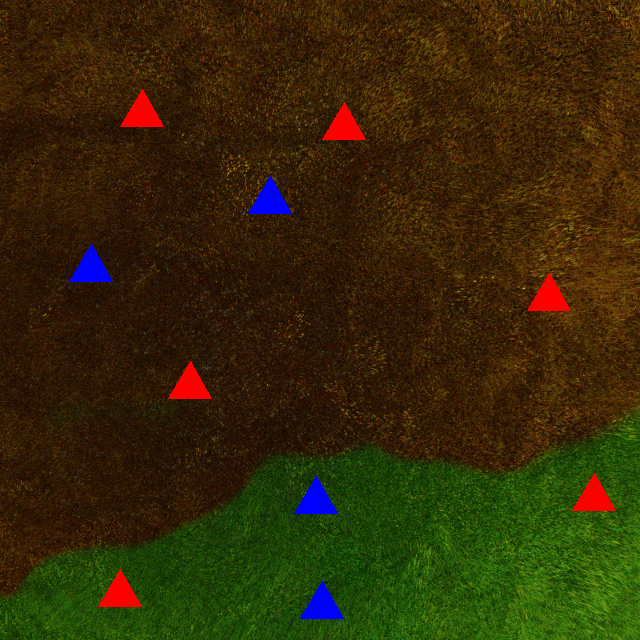
#> input picture images/1.png, 640 x 640 px
$ python uas_final.py
#> lines starting #> are read from the running program, lines starting #| are printed output that depends on the picture; after the words box and inside, x2 and y2 are one past the last pixel; in counts of white or black regions, pixels touching at a corner belong together; long printed decimals are rounded
import cv2
import numpy as np


def Count_Blue_House(Image):
    import cv2
    import numpy as np
    img = cv2.imread(Image)

    lower_range = (00, 00, 00) # lower range of blue color in BGR
    upper_range = (255, 00, 00) # upper range of blue color in BGR
    mask = cv2.inRange(img, lower_range, upper_range)
    color_image = cv2.bitwise_and(img, img, mask=mask)
    cv2.imwrite('Count_Blue_House_1.png',color_image)

    img = cv2.imread('Count_Blue_House_1.png')

    hsv = cv2.cvtColor(img, cv2.COLOR_BGR2HSV)
    lower_bound = np.array([0, 0, 0])
    upper_bound = np.array([255, 0, 0])
    origMask = cv2.inRange(hsv, lower_bound, upper_bound)
    kernel = np.ones((7, 7), np.uint8)
    mask = cv2.morphologyEx(origMask, cv2.MORPH_CLOSE, kernel)
    mask = cv2.morphologyEx(mask, cv2.MORPH_OPEN, kernel)


    cv2.imwrite('Count_Blue_House_2.png',mask)


    image = cv2.imread('Count_Blue_House_2.png')


    # Grayscale
    gray = cv2.cvtColor(image, cv2.COLOR_BGR2GRAY)

    # Find Canny edges
    edged = cv2.Canny(gray, 30, 200)


    # Finding Contours

    # since findContours alters the image
    contours, hierarchy = cv2.findContours(edged,
    	cv2.RETR_EXTERNAL, cv2.CHAIN_APPROX_NONE)


    global Blue_Houses
    Blue_Houses=int(str(len(contours)))


def Red_House(Image):
    import cv2
    import numpy as np
    img = cv2.imread(Image)

    lower_range = (00, 00, 00) # lower range of red color in BGR
    upper_range = (00, 00, 255) # upper range of red color in BGR
    mask = cv2.inRange(img, lower_range, upper_range)
    color_image = cv2.bitwise_and(img, img, mask=mask)
    cv2.imwrite('Count_Red_House_1.png',color_image)

    img = cv2.imread('Count_Red_House_1.png')

    hsv = cv2.cvtColor(img, cv2.COLOR_BGR2HSV)
    lower_bound = np.array([0, 20, 20])
    upper_bound = np.array([20, 255, 255])
    origMask = cv2.inRange(hsv, lower_bound, upper_bound)
    kernel = np.ones((7, 7), np.uint8)
    mask = cv2.morphologyEx(origMask, cv2.MORPH_CLOSE, kernel)
    mask = cv2.morphologyEx(mask, cv2.MORPH_OPEN, kernel)


    cv2.imwrite('Count_Red_House_2.png',mask)


    img = cv2.imread('Count_Red_House_2.png')

    # Grayscale
    gray = cv2.cvtColor(img, cv2.COLOR_BGR2GRAY)

    # Find Canny edges
    edged = cv2.Canny(gray, 30, 200)
    #cv2.waitKey(0)

    # Finding Contours

    # since findContours alters the image
    contours, hierarchy = cv2.findContours(edged,
            cv2.RETR_EXTERNAL, cv2.CHAIN_APPROX_NONE)
    global Red_Houses
    Red_Houses=int(str(len(contours)))


def Unburnt_House(Image):


    import cv2
    import numpy as np
    img = cv2.imread(Image)

    lower_range = (0, 50, 0) # lower range of green color in BGR
    upper_range = (15, 255,65 ) # upper range of green color in BGR
    mask = cv2.inRange(img, lower_range, upper_range)


    color_image = cv2.bitwise_and(img, img, mask=mask)

    color_image[np.where((color_image==[0,0,0]).all(axis=2))]=[225,225,0]


    cv2.imwrite('Unburnt_Area_1.jpg',color_image)


    image = cv2.imread('Unburnt_Area_1.jpg')
    th, im_th = cv2.threshold(image, 210, 255, cv2.THRESH_BINARY_INV)
    im_floodfill = im_th.copy()
    h, w = im_th.shape[:2]
    mask = np.zeros((h+2, w+2), np.uint8)
    cv2.floodFill(im_floodfill, mask, (0,0), (255,0,0))


    cv2.imwrite('Unburnt_Area_2.png', im_floodfill)


    img = cv2.imread('Unburnt_Area_2.png')

    hsv = cv2.cvtColor(img, cv2.COLOR_BGR2HSV)
    lower_bound = np.array([0, 20, 20])
    upper_bound = np.array([20, 255, 255])
    origMask = cv2.inRange(hsv, lower_bound, upper_bound)
    kernel = np.ones((7, 7), np.uint8)
    mask = cv2.morphologyEx(origMask, cv2.MORPH_CLOSE, kernel)
    mask = cv2.morphologyEx(mask, cv2.MORPH_OPEN, kernel)


    cv2.imwrite('Unburnt_Area_3.png',mask)


    image = cv2.imread('Unburnt_Area_3.png')

    # Grayscale
    gray = cv2.cvtColor(image, cv2.COLOR_BGR2GRAY)

    # Find Canny edges
    edged = cv2.Canny(gray, 30, 200)
    #cv2.waitKey(0)

    # Finding Contours

    # since findContours alters the image
    contours, hierarchy = cv2.findContours(edged,
            cv2.RETR_EXTERNAL, cv2.CHAIN_APPROX_NONE)

    global Unburnt_Houses
    Unburnt_Houses=int(str(len(contours)))


def Unburnt_Red_House(Image):


    import cv2
    import numpy as np
    img = cv2.imread(Image)


    lower_range = (0, 50, 0) # lower range of green color in BGR
    upper_range = (15, 255,65 ) # upper range of green color in BGR
    mask = cv2.inRange(img, lower_range, upper_range)


    color_image = cv2.bitwise_and(img, img, mask=mask)

    color_image[np.where((color_image==[0,0,0]).all(axis=2))]=[225,225,0]


    cv2.imwrite('Uburnt_Red_House_1.jpg',color_image)


    image = cv2.imread('Uburnt_Red_House_1.jpg')


    th, im_th = cv2.threshold(image, 210, 255, cv2.THRESH_BINARY_INV)
    im_floodfill = im_th.copy()
    h, w = im_th.shape[:2]
    mask = np.zeros((h+2, w+2), np.uint8)
    cv2.floodFill(im_floodfill, mask, (0,0), (255,0,0))

    cv2.imwrite('Uburnt_Red_House_2.png', im_floodfill)

    # Load two images
    img1 = cv2.imread('Uburnt_Red_House_2.png')

    img2 = cv2.imread('Count_Blue_House_1.png')


    rows,cols,channels = img2.shape
    roi = img1[0:rows, 0:cols]
    # Now create a mask of logo and create its inverse mask also
    img2gray = cv2.cvtColor(img2,cv2.COLOR_BGR2GRAY)
    ret, mask = cv2.threshold(img2gray, 10, 255, cv2.THRESH_BINARY)
    mask_inv = cv2.bitwise_not(mask)
    # Now black-out the area of logo in ROI
    img1_bg = cv2.bitwise_and(roi,roi,mask = mask_inv)
    # Take only region of logo from logo image.
    img2_fg = cv2.bitwise_and(img2,img2,mask = mask)
    # Put Houses in ROI and modify the main image
    dst = cv2.add(img1_bg,img2_fg)
    img1[0:rows, 0:cols ] = dst

    cv2.imwrite('Uburnt_Red_House_3.png',img1)


    img = cv2.imread('Uburnt_Red_House_3.png')

    hsv = cv2.cvtColor(img, cv2.COLOR_BGR2HSV)
    lower_bound = np.array([0, 20, 20])
    upper_bound = np.array([20, 255, 255])
    origMask = cv2.inRange(hsv, lower_bound, upper_bound)
    kernel = np.ones((7, 7), np.uint8)
    mask = cv2.morphologyEx(origMask, cv2.MORPH_CLOSE, kernel)
    mask = cv2.morphologyEx(mask, cv2.MORPH_OPEN, kernel)


    cv2.imwrite('Uburnt_Red_House_4.png',mask)


    image = cv2.imread('Uburnt_Red_House_4.png')

    # Grayscale
    gray = cv2.cvtColor(image, cv2.COLOR_BGR2GRAY)

    # Find Canny edges
    edged = cv2.Canny(gray, 30, 200)
    #cv2.waitKey(0)

    # Finding Contours

    # since findContours alters the image
    contours, hierarchy = cv2.findContours(edged,
            cv2.RETR_EXTERNAL, cv2.CHAIN_APPROX_NONE)

    global Unburnt_Red_Houses

    Unburnt_Red_Houses=int(str(len(contours)))


def main():
    Image_List=[]
    Number_Image=int(input('Number of Images need to be proccessed : '))
#> the answer given: 3
    for i in range(Number_Image):
        Path=input('Enter the Image Name or Image Path with Extension : ')
        Image_List.append(Path)
#> this loop made 3 passes; the answer given on pass 1: images/1.png
    #print(Image_List)

    #Defining Few Lists
    INFO_ALL_IMAGES_LIST=[]
    n_house_list=[]
    priority_houses_list=[]
    priority_ratio_list=[]
    image_by_rescue_ratio_list=[]
    CURRENT_INFO_LIST=[]


    for j in range(len(Image_List)):

        #Defining Few Variables

        '''Blue_Houses=0
        Red_Houses=0

        Unburnt_Houses=0
        Unburnt_Red_Houses=0
        Unburnt_Blue_Houses=0

        Burnt_Houses=0
        Burnt_Red_Houses=0
        Burnt_Blue_Houses=0

        Total_Houses=int(Blue_Houses)+int(Red_Houses)
        Total_Houses=0'''
        Rescue_Ratio_Priority = 0

        Blue_House_Img = None

        Image=Image_List[j]

        #STEP 1: Calulating All Blue Houses(Burnt + Unburnt)
        Count_Blue_House(Image)
#> in Count_Blue_House, img is the input picture: shape (640, 640, 3); mean B, G, R 7.3, 41.1, 52.4
#> in Count_Blue_House, `mask = cv2.inRange(img, lower_range, upper_range)`:
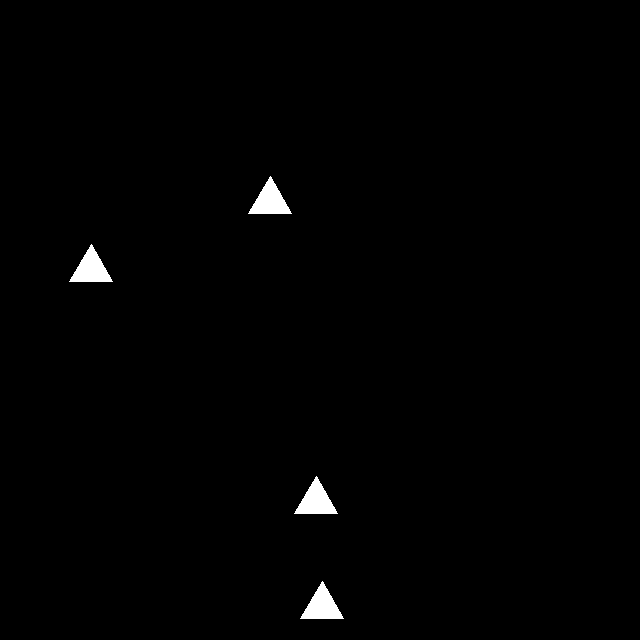
#> mask: shape (640, 640); 0.83% white; 4 white regions, box (x1, y1, x2, y2) and area: (248, 176, 292, 214) 855, (69, 244, 113, 282) 855, (294, 476, 338, 514) 855, (300, 581, 344, 619) 855
#> in Count_Blue_House, `contours, hierarchy = cv2.findContours(edged, cv2.RETR_EXTERNAL, cv2.C..`: contours = 4 contours; box (x1, y1, x2, y2) and area: (303, 585, 341, 619) 800, (297, 480, 335, 514) 800, (72, 248, 110, 282) 800, (251, 180, 289, 214) 800
#> in Count_Blue_House, `Blue_Houses=int(str(len(contours)))`: Blue_Houses = 4

        #STEP 2: Calulating All Red Houses(Burnt + Unburnt)
        Red_House(Image)
#> in Red_House, `edged = cv2.Canny(gray, 30, 200)`:
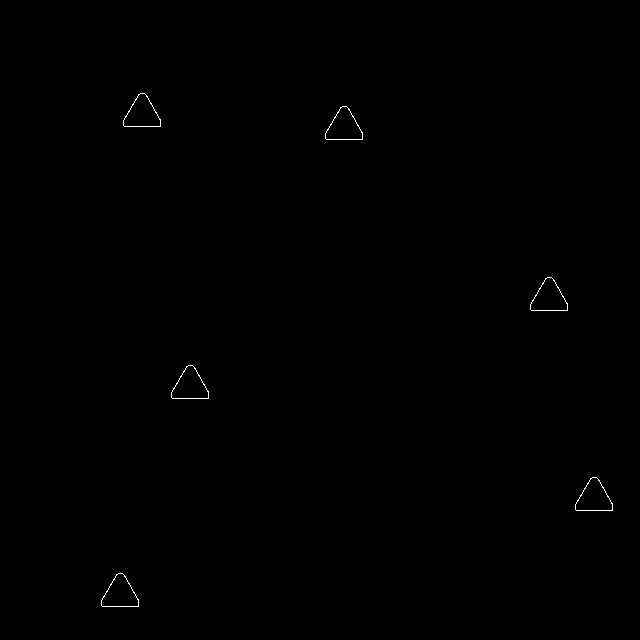
#> edged: shape (640, 640); 0.17% white in thin lines or dots, all inside (x1, y1, x2, y2) = (101, 93, 613, 607)
#> in Red_House, `contours, hierarchy = cv2.findContours(edged, cv2.RETR_EXTERNAL, cv2.C..`: contours = 6 contours; box (x1, y1, x2, y2) and area: (101, 573, 139, 607) 800, (575, 477, 613, 511) 800, (171, 365, 209, 399) 800, (530, 277, 568, 311) 800, (325, 106, 363, 140) 800, (123, 93, 161, 127) 800
#> in Red_House, `Red_Houses=int(str(len(contours)))`: Red_Houses = 6

        #STEP 3: Caluating All Unburnt Houses(Blue + Red)
        Unburnt_House(Image)
#> in Unburnt_House, `color_image[np.where((color_image==[0,0,0]).all(axis=2))]=[225,225,0]`:
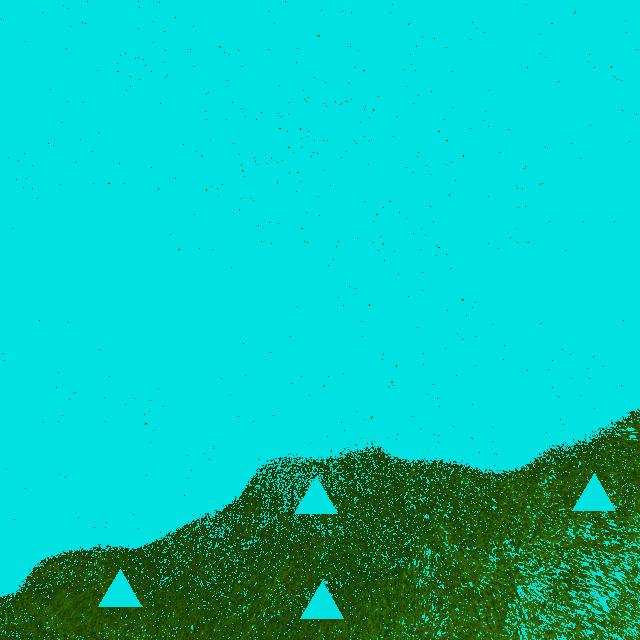
#> color_image: shape (640, 640, 3); mean B, G, R 181.1, 195.4, 7.1
#> in Unburnt_House, `th, im_th = cv2.threshold(image, 210, 255, cv2.THRESH_BINARY_INV)`:
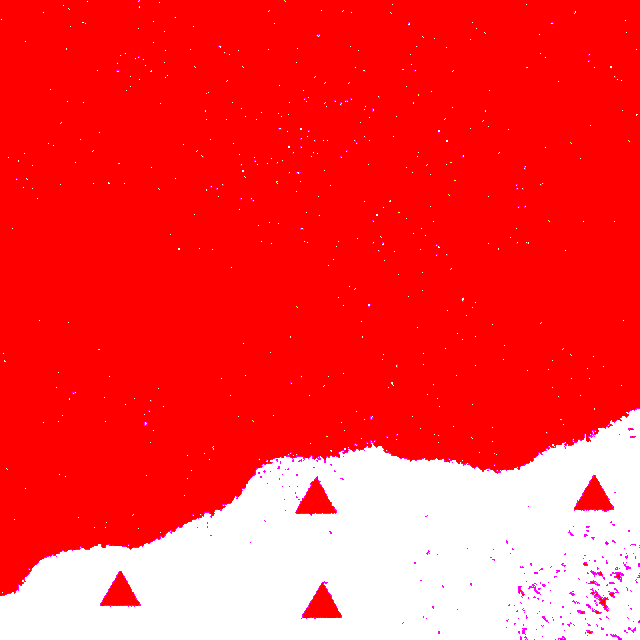
#> im_th: shape (640, 640, 3); mean B, G, R 59.6, 58.2, 255
#> in Unburnt_House, `cv2.floodFill(im_floodfill, mask, (0,0), (255,0,0))`:
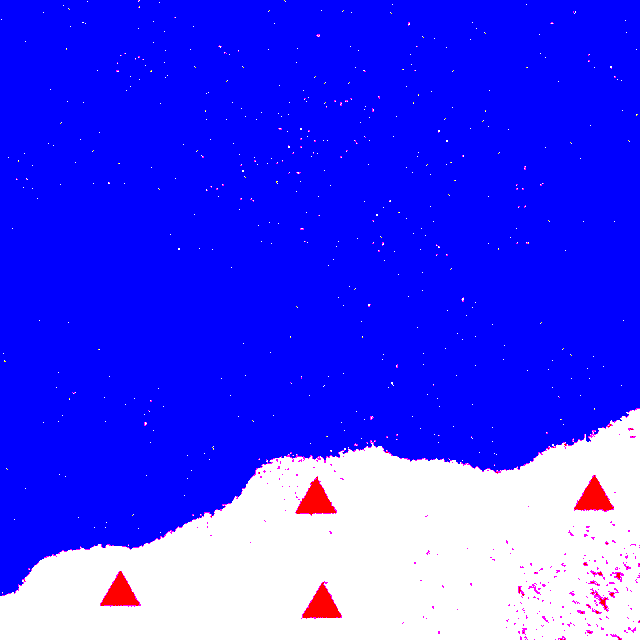
#> im_floodfill: shape (640, 640, 3); mean B, G, R 253.1, 58.2, 61.5
#> in Unburnt_House, `edged = cv2.Canny(gray, 30, 200)`:
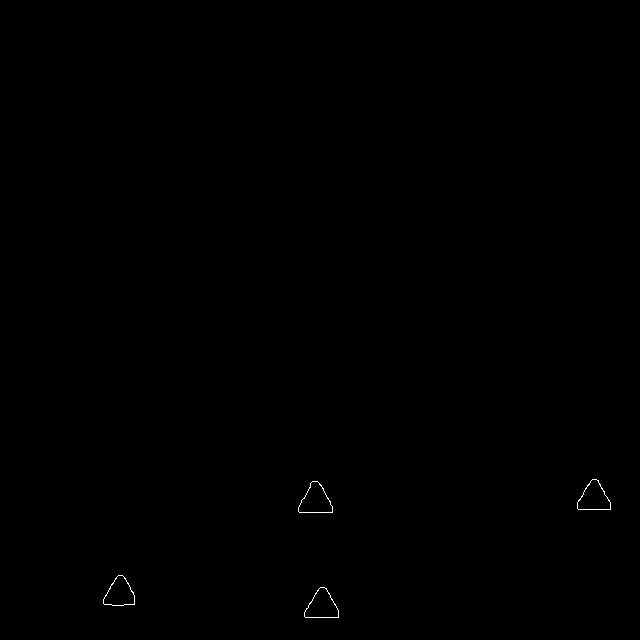
#> edged: shape (640, 640); 0.1% white in thin lines or dots, all inside (x1, y1, x2, y2) = (103, 479, 611, 618)
#> in Unburnt_House, `contours, hierarchy = cv2.findContours(edged, cv2.RETR_EXTERNAL, cv2.C..`: contours = 4 contours; box (x1, y1, x2, y2) and area: (298, 481, 333, 513) 693, (304, 587, 339, 618) 676, (577, 479, 611, 510) 662, (103, 575, 135, 606) 632
#> in Unburnt_House, `Unburnt_Houses=int(str(len(contours)))`: Unburnt_Houses = 4

        #STEP 4: Calculating Unburnt Red House
        Unburnt_Red_House(Image)
#> in Unburnt_Red_House, `origMask = cv2.inRange(hsv, lower_bound, upper_bound)`:
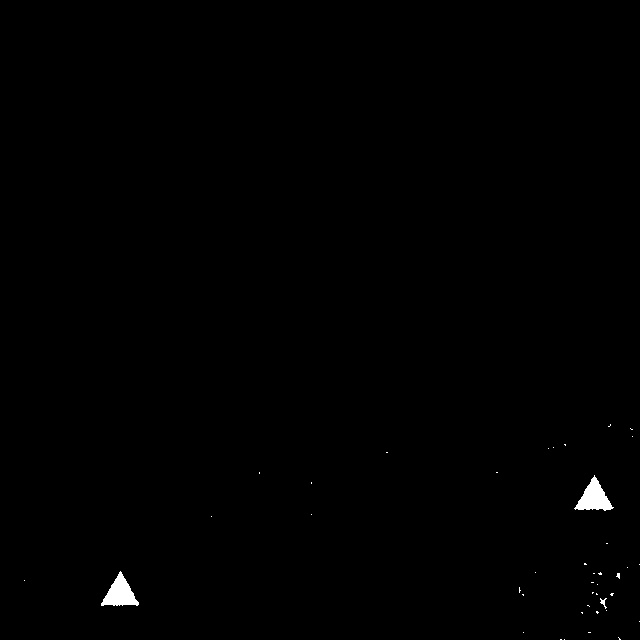
#> origMask: shape (640, 640); 0.37% white; 41 white regions (38 under 20 px), largest, box (x1, y1, x2, y2) and area: (574, 475, 614, 511) 701, (101, 571, 139, 606) 689, (600, 598, 607, 609) 32
#> in Unburnt_Red_House, `contours, hierarchy = cv2.findContours(edged, cv2.RETR_EXTERNAL, cv2.C..`: contours = 2 contours; box (x1, y1, x2, y2) and area: (577, 479, 611, 510) 662, (103, 575, 135, 606) 632
#> in Unburnt_Red_House, `Unburnt_Red_Houses=int(str(len(contours)))`: Unburnt_Red_Houses = 2

        Total_Houses=int(Blue_Houses)+int(Red_Houses)
#> Total_Houses = 10
        #Few Calculated Values

        Unburnt_Blue_Houses=Unburnt_Houses - Unburnt_Red_Houses
#> Unburnt_Blue_Houses = 2
        #print(Unburnt_Blue_Houses)
        Burnt_Houses=Total_Houses - (Unburnt_Red_Houses+Unburnt_Blue_Houses)
#> Burnt_Houses = 6
        #print(Burnt_Houses)
        Burnt_Red_Houses=Red_Houses - Unburnt_Red_Houses
#> Burnt_Red_Houses = 4
        #print(Burnt_Red_Houses)
        Burnt_Blue_Houses=Blue_Houses - Unburnt_Blue_Houses
#> Burnt_Blue_Houses = 2
        #print(Burnt_Blue_Houses)
        rescue_ratio=((1*Burnt_Red_Houses)+(2*Burnt_Blue_Houses))/((1*Unburnt_Red_Houses)+(2*Unburnt_Blue_Houses))
#> rescue_ratio = 1.33

        CURRENT_INFO_LIST.append(j+1)
        CURRENT_INFO_LIST.append('Image'+str(j+1))
        CURRENT_INFO_LIST.append(Burnt_Houses)
        CURRENT_INFO_LIST.append(Unburnt_Houses)
        CURRENT_INFO_LIST.append((1*Burnt_Red_Houses)+(2*Burnt_Blue_Houses))
        CURRENT_INFO_LIST.append((1*Unburnt_Red_Houses)+(2*Unburnt_Blue_Houses))
        CURRENT_INFO_LIST.append(rescue_ratio)
#> pass 2 of the loop in main, `for j in range(len(Image_List)):`:
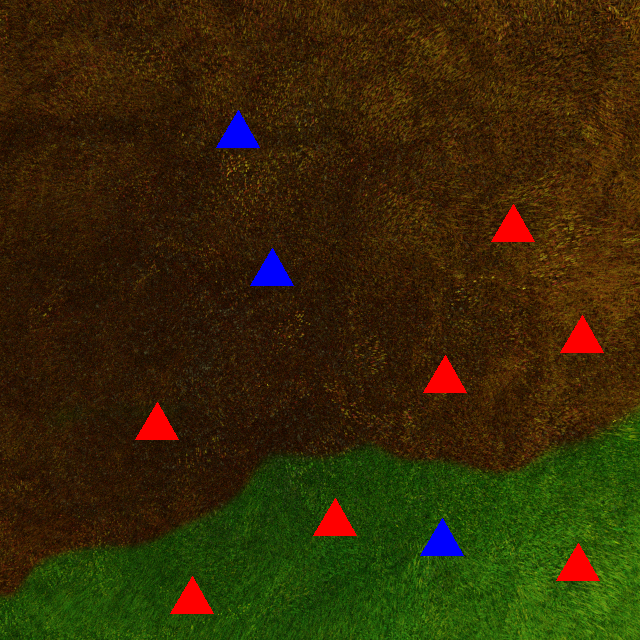
#> input picture images/10.png, 640 x 640 px
#> in Count_Blue_House, img is the input picture: shape (640, 640, 3); mean B, G, R 6.8, 41, 52.9
#> in Count_Blue_House (call 2), `edged = cv2.Canny(gray, 30, 200)`:
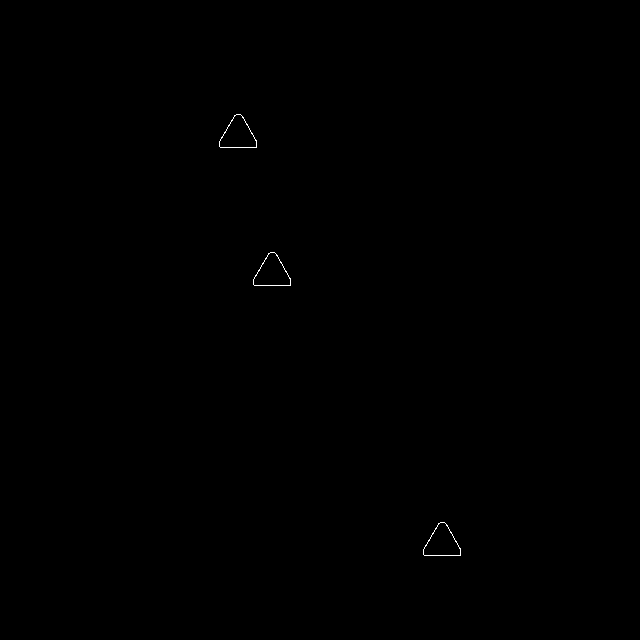
#> edged: shape (640, 640); 0.08% white in thin lines or dots, all inside (x1, y1, x2, y2) = (219, 114, 461, 556)
#> in Count_Blue_House (call 2), `contours, hierarchy = cv2.findContours(edged, cv2.RETR_EXTERNAL, cv2.C..`: contours = 3 contours; box (x1, y1, x2, y2) and area: (423, 522, 461, 556) 800, (253, 252, 291, 286) 800, (219, 114, 257, 148) 800
#> Blue_Houses = 3
#> in Red_House (call 2), `mask = cv2.inRange(img, lower_range, upper_range)`:
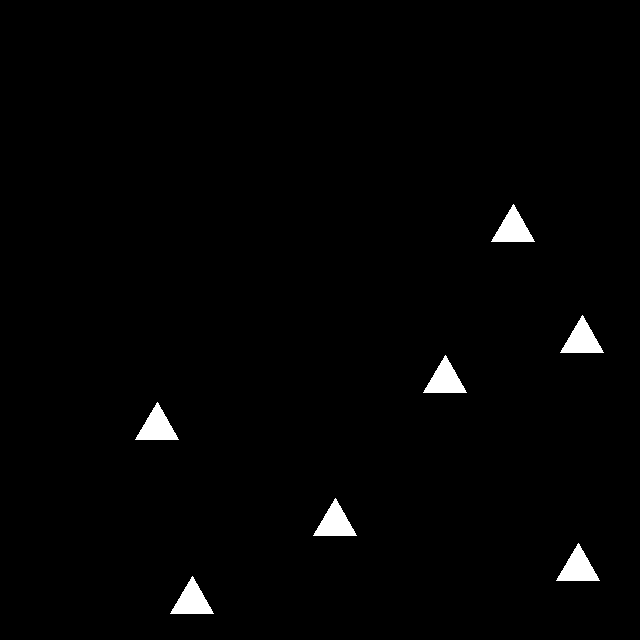
#> mask: shape (640, 640); 1.5% white; 7 white regions, largest, box (x1, y1, x2, y2) and area: (491, 204, 535, 242) 855, (560, 315, 604, 353) 855, (423, 355, 467, 393) 855
#> in Red_House (call 2), `contours, hierarchy = cv2.findContours(edged, cv2.RETR_EXTERNAL, cv2.C..`: contours = 7 contours; box (x1, y1, x2, y2) and area: (173, 580, 211, 614) 800, (559, 547, 597, 581) 800, (316, 502, 354, 536) 800, (138, 406, 176, 440) 800, (426, 359, 464, 393) 800, (563, 319, 601, 353) 800, (494, 208, 532, 242) 800
#> Red_Houses = 7
#> in Unburnt_House (call 2), `contours, hierarchy = cv2.findContours(edged, cv2.RETR_EXTERNAL, cv2.C..`: contours = 4 contours; box (x1, y1, x2, y2) and area: (561, 548, 597, 583) 710, (317, 504, 352, 535) 672, (424, 524, 458, 555) 660, (174, 583, 208, 613) 658
#> in Unburnt_Red_House (call 2), `contours, hierarchy = cv2.findContours(edged, cv2.RETR_EXTERNAL, cv2.C..`: contours = 3 contours; box (x1, y1, x2, y2) and area: (561, 548, 597, 583) 710, (317, 504, 352, 535) 672, (174, 583, 208, 613) 658
#> Unburnt_Blue_Houses = 1
#> rescue_ratio = 1.6

        #print(CURRENT_INFO_LIST)

        #INFO_ALL_IMAGES_LIST.append(CURRENT_INFO_LIST)
        #print(INFO_ALL_IMAGES_LIST)

        #CURRENT_INFO_LIST.clear()
        #rescue_ratio=0
        #CURRENT_INFO_LIST INDEXING
        #0: NUMBER
        #1: IMAGE_NAME
        #2: HOUSES_IN_BURNT_AREA
        #3: HOUSES_IN_UNBURNT_AREA
        #4: PRIORITY_BURNT_AREA
        #5: PRIORITY_UNBURNT_AREA
        #6: PRIORITY_RATIO

    #Calculting_list=[]
    #print(CURRENT_INFO_LIST)
    #print(INFO_ALL_IMAGES_LIST)
    for k in range(len(Image_List)):
        n_house_list.append(CURRENT_INFO_LIST[2+(k*7):4+(k*7)])
        priority_houses_list.append(CURRENT_INFO_LIST[4+(k*7):6+(k*7)])
        priority_ratio_list.append(CURRENT_INFO_LIST[6+(k*7)])
        image_by_rescue_ratio_list.append(CURRENT_INFO_LIST[1+(k*7)])
#> after the loop, image_by_rescue_ratio_list = ['Image1', 'Image2', 'Image3']; n_house_list = [[6, 4], [6, 4], [6, 4]]; priority_houses_list = [[8, 6], [8, 5], [8, 5]]; priority_ratio_list = [1.33, 1.6, 1.6]
    image_by_rescue_ratio_list.sort(reverse=True)
    print('n_houses = ',n_house_list)
#| n_houses =  [[6, 4], [6, 4], [6, 4]]
    print('priority_houses = ',priority_houses_list)
#| priority_houses =  [[8, 6], [8, 5], [8, 5]]
    print('priority_ratio = ',priority_ratio_list)
#| priority_ratio =  [1.333, 1.6, 1.6]
    print('image_by_rescue_ratio = ',image_by_rescue_ratio_list)
#| image_by_rescue_ratio =  ['Image3', 'Image2', 'Image1']


main()
